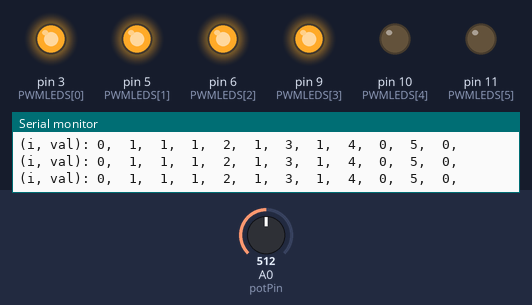
Simulated run of this sketch. Board: Arduino Uno, built with avr-gcc and run on an emulated ATmega328P. On the bench: output pins drawn as LEDs (lit = HIGH), the last lines printed to the serial monitor. The inputs (shaded band) are chosen by the test bench; at power-on: A0 (potPin) = 512.

Above: at 1.2 s.
1.3 s: A0 (potPin) set to 670
4.3 s: A0 (potPin) set to 692
At 5.0 s:
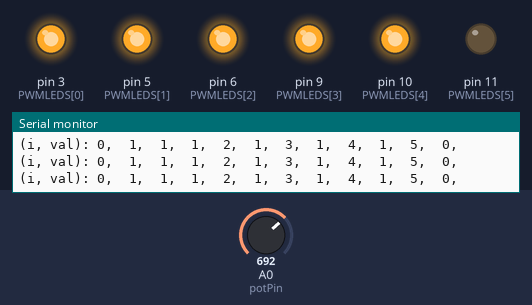
5.8 s: A0 (potPin) set to 511
At 7.0 s:
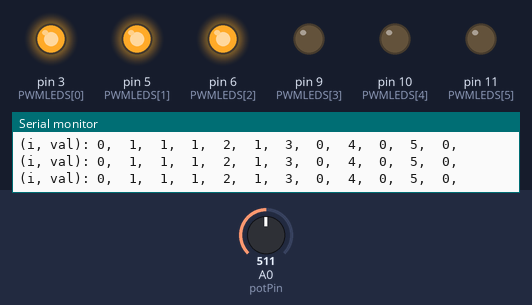
7.3 s: A0 (potPin) set to 354
10.3 s: A0 (potPin) set to 324
At 10.7 s:
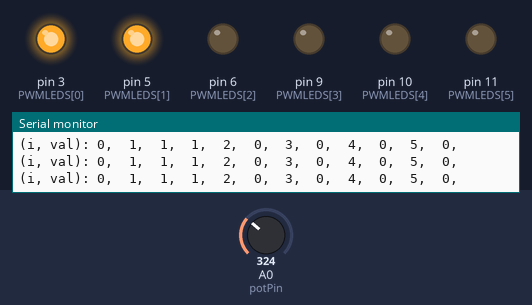
11.8 s: A0 (potPin) set to 716
At 12.9 s:
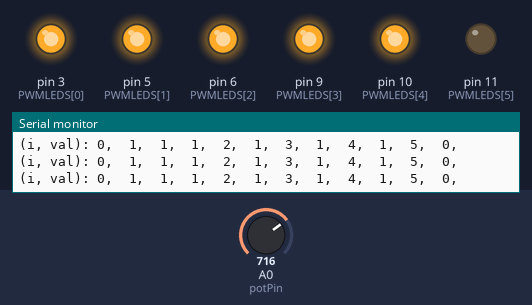
Timing chart, 0 to 14.8 s (numbered marks = the images above; inputs shaded):
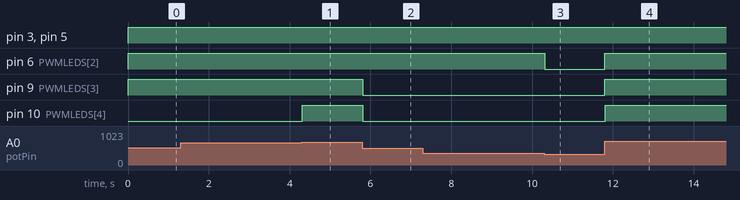

The sketch:

L3_oppgave4.ino
```cpp
// Oppgave 4
#define NUM_LEDS 6
const int PWMLEDS[] = {3, 5, 6, 9, 10, 11};

int led[NUM_LEDS];
int potPin = A0;

void setup() {
  Serial.begin(115200);
  for (int i = 0; i < NUM_LEDS; i++) {
    led[i] = PWMLEDS[i];
    pinMode(PWMLEDS[i], OUTPUT);
  }
}

void loop() {
  int val = analogRead(potPin);
  int n_leds = map(val, 0, 1023, 0, NUM_LEDS);
  Serial.print("\n(i, val): ");
  for (int i = 0; i < NUM_LEDS; i++) {
    uint8_t state = (n_leds >= i);
    Serial.print(i);
    Serial.print(",\t");
    Serial.print(state);
    Serial.print(",\t");
    digitalWrite(led[i], state);
  }
  delay(10);
}
```

Measured:
- the behaviour switches between 681 and 682 on A0 (potPin) (found by bisection; images 0 and 1)
- the behaviour switches between 341 and 340 on A0 (potPin) (found by bisection; images 2 and 3)
- after the input at 4.3 s, pin 10 (PWMLEDS[4]): LOW → HIGH at once
- after the input at 5.8 s, pin 9 (PWMLEDS[3]), pin 10 (PWMLEDS[4]): HIGH → LOW at once
- after the input at 10.3 s, pin 6 (PWMLEDS[2]): HIGH → LOW at once
- after the input at 11.8 s, pin 6 (PWMLEDS[2]), pin 9 (PWMLEDS[3]), pin 10 (PWMLEDS[4]): LOW → HIGH at once
